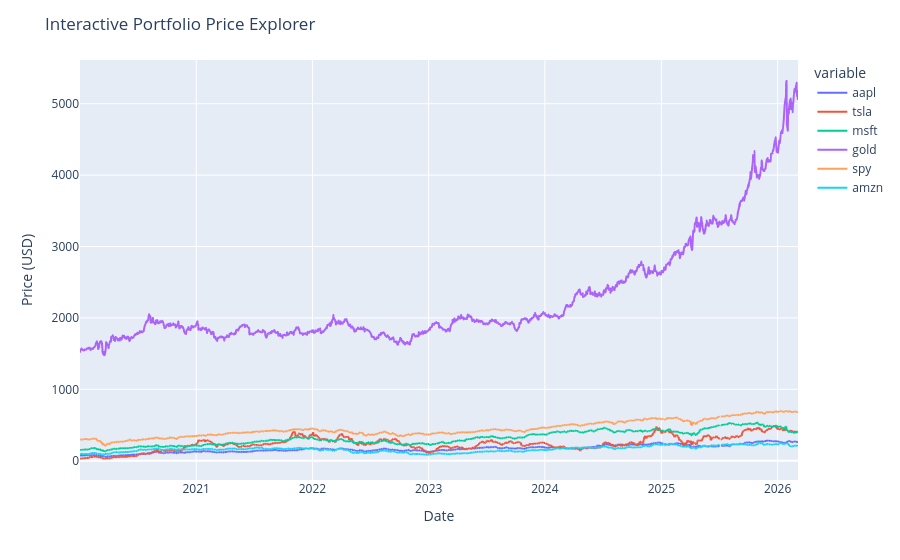

Notebook code for this chart:
### Markdown cell above
##### **Now we want to know about price movements**

### Code cell
# Plot only those columns
fig = px.line(data_frame=df_final)

# Make it look clean
fig.update_layout(
    title='Interactive Portfolio Price Explorer',
    xaxis_title='Date',
    yaxis_title='Price (USD)',
)

fig.show(config={'displayModeBar': False})

### Figure 1 — Plotly figure (JSON) as saved in the notebook; plotly's stock layout.template omitted (floating-point values rounded to 4 significant figures; data arrays with more than 128 entries replaced by an {"elided": "..."} marker saying what was removed)
{"data": [{"hovertemplate": "variable=aapl<br>Date=%{x}<br>value=%{y}<extra></extra>", "legendgroup": "aapl", "line": {"color": "#636efa", "dash": "solid"}, "marker": {"symbol": "circle"}, "mode": "lines", "name": "aapl", "showlegend": true, "type": "scattergl", "x": {"elided": "1554 str values"}, "xaxis": "x", "y": {"elided": "1554 float values"}, "yaxis": "y"}, {"hovertemplate": "variable=tsla<br>Date=%{x}<br>value=%{y}<extra></extra>", "legendgroup": "tsla", "line": {"color": "#EF553B", "dash": "solid"}, "marker": {"symbol": "circle"}, "mode": "lines", "name": "tsla", "showlegend": true, "type": "scattergl", "x": {"elided": "1554 str values"}, "xaxis": "x", "y": {"elided": "1554 float values"}, "yaxis": "y"}, {"hovertemplate": "variable=msft<br>Date=%{x}<br>value=%{y}<extra></extra>", "legendgroup": "msft", "line": {"color": "#00cc96", "dash": "solid"}, "marker": {"symbol": "circle"}, "mode": "lines", "name": "msft", "showlegend": true, "type": "scattergl", "x": {"elided": "1554 str values"}, "xaxis": "x", "y": {"elided": "1554 float values"}, "yaxis": "y"}, {"hovertemplate": "variable=gold<br>Date=%{x}<br>value=%{y}<extra></extra>", "legendgroup": "gold", "line": {"color": "#ab63fa", "dash": "solid"}, "marker": {"symbol": "circle"}, "mode": "lines", "name": "gold", "showlegend": true, "type": "scattergl", "x": {"elided": "1554 str values"}, "xaxis": "x", "y": {"elided": "1554 float values"}, "yaxis": "y"}, {"hovertemplate": "variable=spy<br>Date=%{x}<br>value=%{y}<extra></extra>", "legendgroup": "spy", "line": {"color": "#FFA15A", "dash": "solid"}, "marker": {"symbol": "circle"}, "mode": "lines", "name": "spy", "showlegend": true, "type": "scattergl", "x": {"elided": "1554 str values"}, "xaxis": "x", "y": {"elided": "1554 float values"}, "yaxis": "y"}, {"hovertemplate": "variable=amzn<br>Date=%{x}<br>value=%{y}<extra></extra>", "legendgroup": "amzn", "line": {"color": "#19d3f3", "dash": "solid"}, "marker": {"symbol": "circle"}, "mode": "lines", "name": "amzn", "showlegend": true, "type": "scattergl", "x": {"elided": "1554 str values"}, "xaxis": "x", "y": {"elided": "1554 float values"}, "yaxis": "y"}], "layout": {"legend": {"title": {"text": "variable"}, "tracegroupgap": 0}, "margin": {"t": 60}, "title": {"text": "Interactive Portfolio Price Explorer"}, "xaxis": {"anchor": "y", "domain": [0, 1], "title": {"text": "Date"}}, "yaxis": {"anchor": "x", "domain": [0, 1], "title": {"text": "Price (USD)"}}}}
